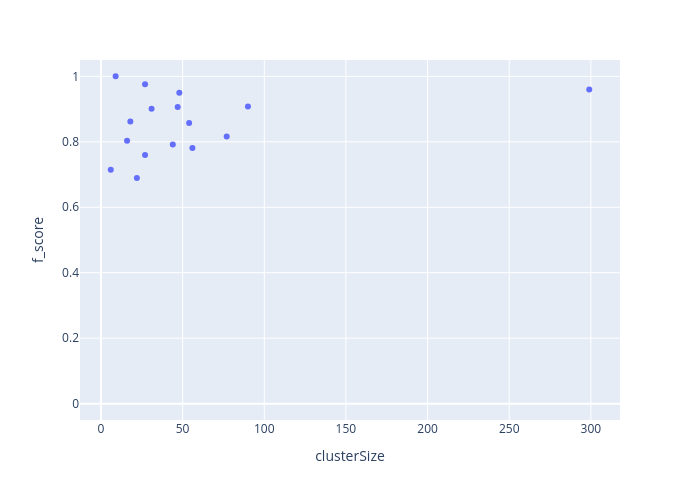

Notebook code for this chart:
### Markdown cell above
#### Plotting metrics vs clusterSize

### Code cell
ns.pl.scatter_w_clusterSize(results, "f_score", save = True, output_folder = output_folder, outputfilename_prefix = outputfilename_prefix)

### Figure 1 — Plotly figure (JSON) as saved in the notebook; plotly's stock layout.template omitted (floating-point values rounded to 4 significant figures)
{"data": [{"hovertemplate": "<b>%{hovertext}</b><br><br>clusterSize=%{x}<br>f_score=%{y}<extra></extra>", "hovertext": ["e1_e299_SLC17A7_L5b_Cdh13", "g1_g48_GLI3_Astro_Gja1", "g2_g27_APBB1IP_Micro_Ctss", "g3_g18_GPNMB_OPC_Pdgfra", "g4_g9_MOG_Oligo_Opalin", "i10_i16_TSPAN12_Vip_Mybpc1", "i11_i6_EGF_Vip_Mybpc1", "i1_i90_COL5A2_Ndnf_Car4", "i2_i77_LHX6_Sst_Cbln4", "i3_i56_BAGE2_Ndnf_Cxcl14", "i4_i54_MC4R_Ndnf_Cxcl14", "i5_i47_TRPC3_Ndnf_Car4", "i6_i44_GPR149_Vip_Mybpc1", "i7_i31_CLMP_Ndnf_Cxcl14", "i8_i27_SNCG_Vip_Mybpc1", "i9_i22_TAC3_Vip_Mybpc1"], "legendgroup": "", "marker": {"color": "#636efa", "symbol": "circle"}, "mode": "markers", "name": "", "orientation": "v", "showlegend": false, "type": "scatter", "x": [299, 48, 27, 18, 9, 16, 6, 90, 77, 56, 54, 47, 44, 31, 27, 22], "xaxis": "x", "y": [0.9597, 0.95, 0.9756, 0.8621, 1.0, 0.8036, 0.7143, 0.9078, 0.8166, 0.7812, 0.8571, 0.9064, 0.7917, 0.9009, 0.7595, 0.6897], "yaxis": "y"}], "layout": {"height": 500, "legend": {"tracegroupgap": 0}, "margin": {"t": 60}, "width": 700, "xaxis": {"anchor": "y", "domain": [0, 1], "title": {"text": "clusterSize"}}, "yaxis": {"anchor": "x", "domain": [0, 1], "range": [-0.05, 1.05], "title": {"text": "f_score"}}}}
